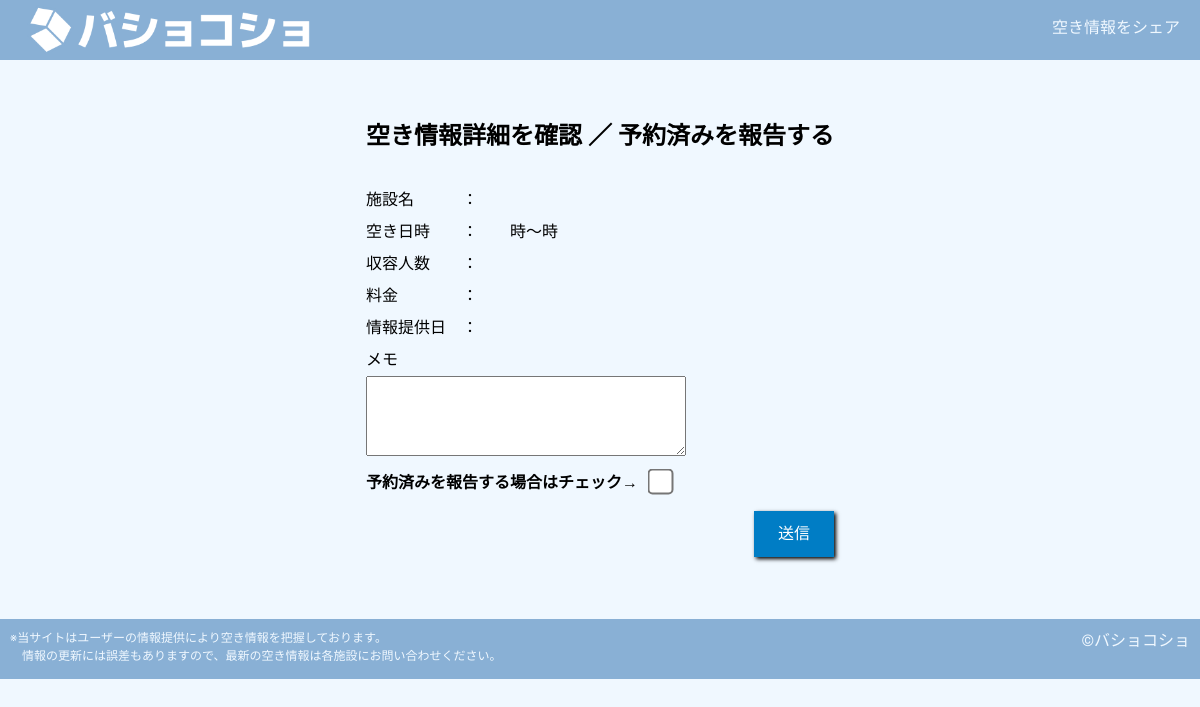
Before: /detail/72 with the older database file.
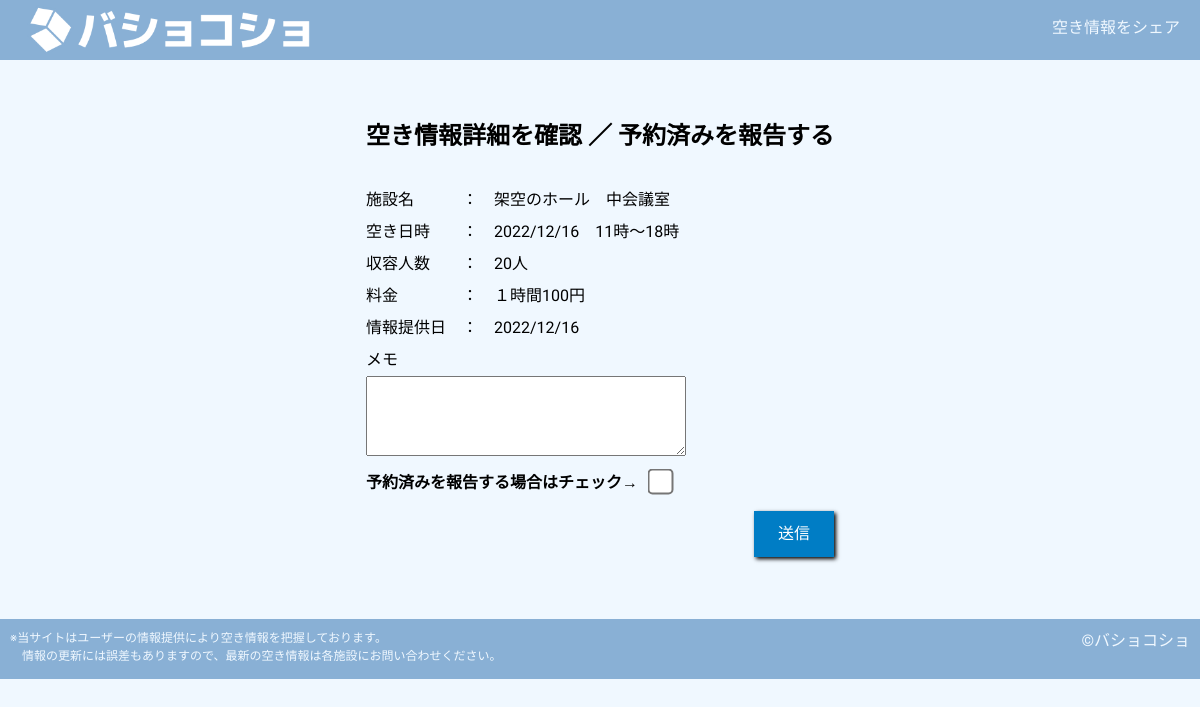
After: the same page with the newer database file.
### tables this page shows
CREATE TABLE "space_list" (
	"ID"	INTEGER NOT NULL,
	"name"	TEXT NOT NULL,
	"space_date"	TEXT NOT NULL,
	"start_time"	INTEGER NOT NULL,
	"end_time"	INTEGER NOT NULL,
	"capacity"	TEXT,
	"price"	TEXT,
	"memo"	TEXT,
	"reserved"	INTEGER NOT NULL DEFAULT 0,
	"createAt"	TEXT,
	PRIMARY KEY("ID" AUTOINCREMENT)
);

### app.py (the view)
@app.route('/detail/<id>')
def detail_get(id):
    conn = sqlite3.connect('bk.db')
    cur = conn.cursor()
    cur.execute("SELECT * FROM space_list WHERE ID = ?;", (id,))
    space = cur.fetchone()
    conn.close()
    return render_template('detail.html', space=space)

### templates/detail.html
{% extends 'base.html' %}
{% block content %}
    <div class="detail-container">
        <h2>空き情報詳細を確認 ／ 予約済みを報告する</h2>
        <br>
        <p>施設名　　　：　{{ space[1] }}</p>
        <p>空き日時　　：　{{ space[2] }}　{{ space[3] }}時～{{ space[4] }}時</p>
        <p>収容人数　　：　{% if space[5] %}{{ space[5] }}{% endif %}</p>
        <p>料金　　　　：　{% if space[6] %}{{ space[6] }}{% endif %}</p>
        <p>情報提供日　：　{{ space[9] }}</p>
        <form action="/detail/{{ space[0] }}" method="post">
            <p>メモ</p>
            <textarea name="memo" id="edit-memo">{% if space[7] %}{{ space[7] }}{% endif %}</textarea>
            <br>
            <strong>予約済みを報告する場合はチェック→</strong><input type="checkbox" name="done" id="edit-done" value="done" {% if space[8] == 1 %} checked {% endif %}>
            <input type="submit" value="送信" class="add-btn">
        </form>
    </div>
{% endblock %}

Changed rows visible on the page:
added space_list: name "架空のホール 中会議室", space_date "2022/12/16", start_time "11", end_time "18", capacity "20人", price "１時間100円", createAt "2022/12/16"
Other visible differences:
form field done: "☐" → (not shown)
